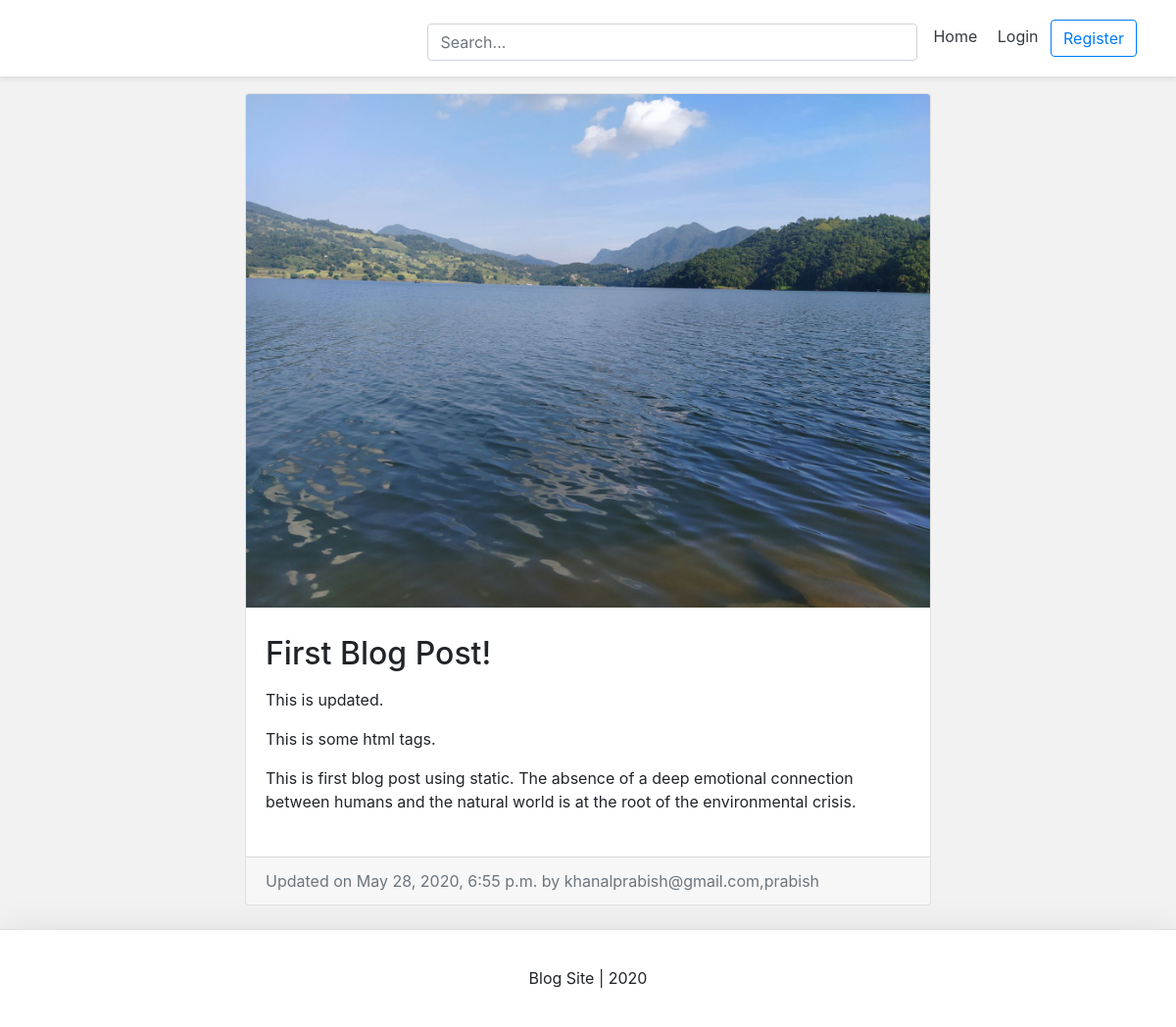
The app's page /blog/prabish-first-blog-post/ with its own data.
### blog/models.py (models this page shows, shortened)
class BlogPost(models.Model):
	title 					= models.CharField(max_length=50, null=False, blank=False)
	body 					= models.TextField(max_length=500, null=False, blank=False)
	image		 			= models.ImageField(upload_to=upload_location, null=True, blank=True)
	date_published 			= models.DateTimeField(auto_now_add=True, verbose_name="date published")
	date_updated 			= models.DateTimeField(auto_now=True, verbose_name="date updated")
	author 					= models.ForeignKey(settings.AUTH_USER_MODEL, on_delete=models.CASCADE)
	slug 					= models.SlugField(blank=True, unique=True)

### account/models.py (models this page shows, shortened)
class Account(AbstractBaseUser):
	email 					= models.EmailField(verbose_name="email", max_length=60, unique=True)
	username 				= models.CharField(max_length=30, unique=True)
	date_joined				= models.DateTimeField(verbose_name='date joined', auto_now_add=True)
	last_login				= models.DateTimeField(verbose_name='last login', auto_now=True)
	is_admin				= models.BooleanField(default=False)
	is_active				= models.BooleanField(default=True)
	is_staff				= models.BooleanField(default=False)
	is_superuser			= models.BooleanField(default=False)
	USERNAME_FIELD = 'email'
	REQUIRED_FIELDS = ['username', ]
	objects = MyAccountManager()
	def __str__(self):
		return self.email + "," +self.username

### blog/views.py (the view)
# urls.py: path('<slug>/', detail_blog_view, name="detail"),
def detail_blog_view(request, slug):
	context = {}
	blog_post = get_object_or_404(BlogPost, slug=slug)
	context['blog_post'] = blog_post
	return render(request, 'blog/detail_blog.html', context)

### blog/templates/blog/detail_blog.html (shortened to what this page needs)
{% extends 'base.html' %}
{% block content %}
<div class="container">
	<div class="row">
		<div class="card m-auto">
			<img class="card-img-top" src="{{blog_post.image.url}}">
			<div class="card-body mt-2 mb-2">
			  <h2 class="card-title">{{blog_post.title}}</h2>
			  <p class="card-text">{{blog_post.body|safe}}</p>
			</div>
			<div class="card-footer text-muted">
			  Updated on {{blog_post.date_updated}} by {{blog_post.author}}
			</div>
		</div>
	</div>
</div>
{% endblock content %}

### templates/snippets/header.html (style rules this page uses)
@media (min-width: 768px) { html { font-size: 16px; } }

### templates/snippets/base_css.html (style rules this page uses)
body { background-color: #f2f2f2; }

### blog/templates/blog/detail_blog.html (style rules this page uses)
.card { max-width: 700px; }
.card-body { padding: 20px; }

### records on screen
BlogPost: image (picture), title "First Blog Post!", body "This is updated. This is some html tags. This is first blog post using static. The absence of a deep emotional connection between humans and the natural world is at the root of the environmental crisis.", date_updated "May 28, 2020, 6:55 p.m.", author "khanalprabish@gmail.com,prabish"
